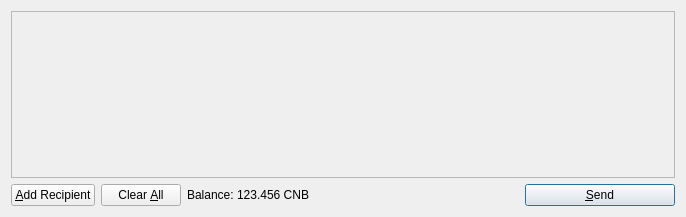
<?xml version="1.0" encoding="UTF-8"?>
<ui version="4.0">
 <class>SendCoinsDialog</class>
 <widget class="QDialog" name="SendCoinsDialog">
  <property name="geometry">
   <rect>
    <x>0</x>
    <y>0</y>
    <width>686</width>
    <height>217</height>
   </rect>
  </property>
  <property name="windowTitle">
   <string>Send Coins</string>
  </property>
  <layout class="QVBoxLayout" name="verticalLayout">
   <item>
    <widget class="QScrollArea" name="scrollArea">
     <property name="widgetResizable">
      <bool>true</bool>
     </property>
     <widget class="QWidget" name="scrollAreaWidgetContents">
      <property name="geometry">
       <rect>
        <x>0</x>
        <y>0</y>
        <width>666</width>
        <height>165</height>
       </rect>
      </property>
      <layout class="QVBoxLayout" name="verticalLayout_2">
       <property name="margin">
        <number>0</number>
       </property>
       <item>
        <layout class="QVBoxLayout" name="entries">
         <property name="spacing">
          <number>6</number>
         </property>
        </layout>
       </item>
       <item>
        <spacer name="verticalSpacer">
         <property name="orientation">
          <enum>Qt::Vertical</enum>
         </property>
         <property name="sizeHint" stdset="0">
          <size>
           <width>20</width>
           <height>40</height>
          </size>
         </property>
        </spacer>
       </item>
      </layout>
     </widget>
    </widget>
   </item>
   <item>
    <layout class="QHBoxLayout" name="horizontalLayout">
     <item>
      <widget class="QPushButton" name="addButton">
       <property name="toolTip">
        <string>Send to multiple recipients at once</string>
       </property>
       <property name="text">
        <string>&amp;Add Recipient</string>
       </property>
       <property name="icon">
        <iconset resource="../bitcoin.qrc">
         <normaloff>:/icons/add</normaloff>:/icons/add</iconset>
       </property>
       <property name="autoDefault">
        <bool>false</bool>
       </property>
      </widget>
     </item>
     <item>
      <widget class="QPushButton" name="clearButton">
       <property name="sizePolicy">
        <sizepolicy hsizetype="Minimum" vsizetype="Fixed">
         <horstretch>0</horstretch>
         <verstretch>0</verstretch>
        </sizepolicy>
       </property>
       <property name="toolTip">
        <string>Remove all transaction fields</string>
       </property>
       <property name="text">
        <string>Clear &amp;All</string>
       </property>
       <property name="icon">
        <iconset resource="../bitcoin.qrc">
         <normaloff>:/icons/remove</normaloff>:/icons/remove</iconset>
       </property>
       <property name="autoRepeatDelay">
        <number>300</number>
       </property>
       <property name="autoDefault">
        <bool>false</bool>
       </property>
      </widget>
     </item>
     <item>
      <layout class="QHBoxLayout" name="horizontalLayout_2">
       <property name="spacing">
        <number>3</number>
       </property>
       <item>
        <widget class="QLabel" name="label">
         <property name="text">
          <string>Balance:</string>
         </property>
        </widget>
       </item>
       <item>
        <widget class="QLabel" name="labelBalance">
         <property name="cursor">
          <cursorShape>IBeamCursor</cursorShape>
         </property>
         <property name="text">
          <string>123.456 CNB</string>
         </property>
         <property name="textInteractionFlags">
          <set>Qt::LinksAccessibleByMouse|Qt::TextSelectableByKeyboard|Qt::TextSelectableByMouse</set>
         </property>
        </widget>
       </item>
      </layout>
     </item>
     <item>
      <spacer name="horizontalSpacer">
       <property name="orientation">
        <enum>Qt::Horizontal</enum>
       </property>
       <property name="sizeHint" stdset="0">
        <size>
         <width>40</width>
         <height>20</height>
        </size>
       </property>
      </spacer>
     </item>
     <item>
      <widget class="QPushButton" name="sendButton">
       <property name="minimumSize">
        <size>
         <width>150</width>
         <height>0</height>
        </size>
       </property>
       <property name="toolTip">
        <string>Confirm the send action</string>
       </property>
       <property name="text">
        <string>&amp;Send</string>
       </property>
       <property name="icon">
        <iconset resource="../bitcoin.qrc">
         <normaloff>:/icons/send</normaloff>:/icons/send</iconset>
       </property>
       <property name="default">
        <bool>true</bool>
       </property>
      </widget>
     </item>
    </layout>
   </item>
  </layout>
 </widget>
 <resources>
  <include location="../bitcoin.qrc"/>
 </resources>
 <connections/>
</ui>
